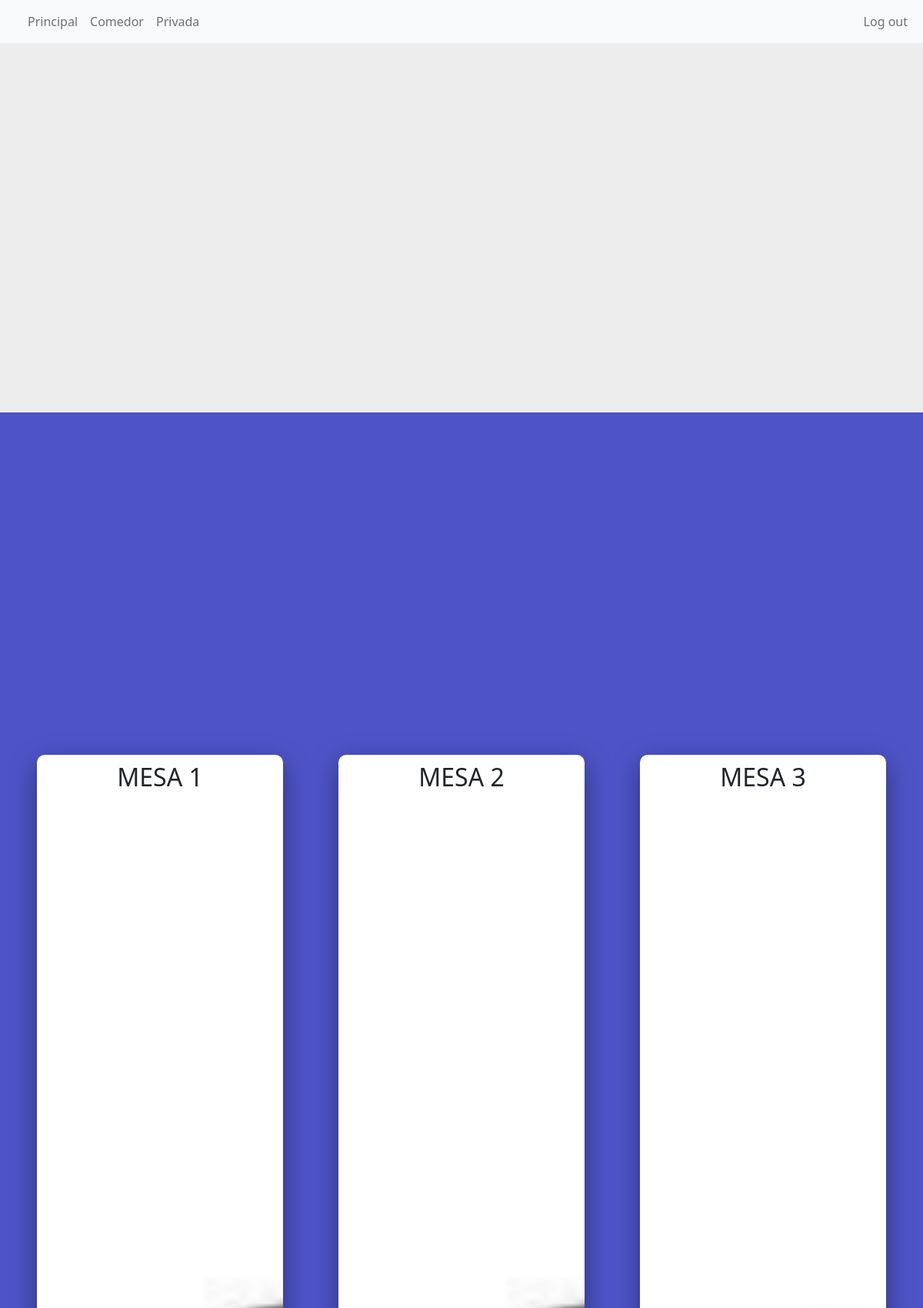
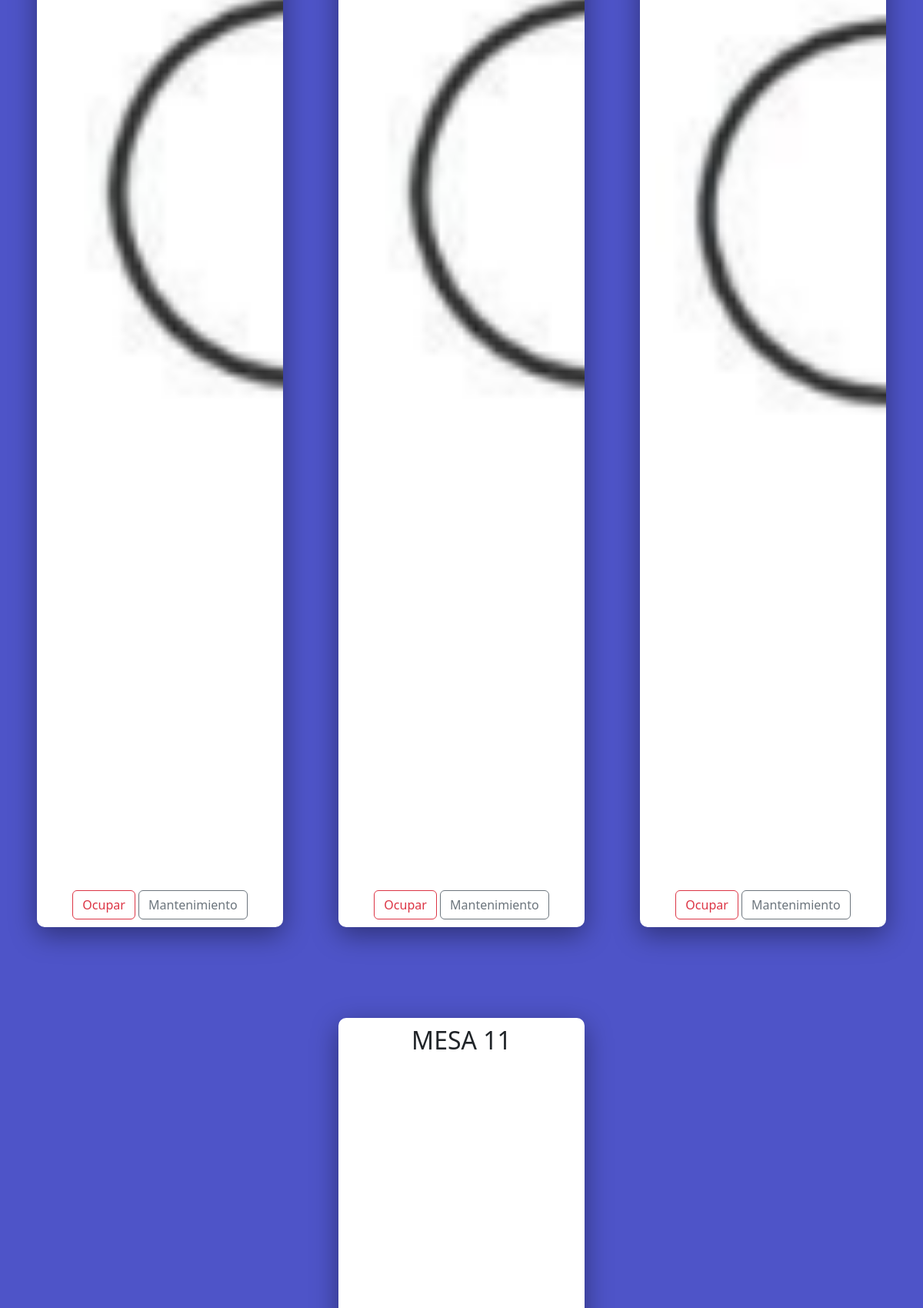
/controller/index_controller.php?filtro_sala=1 (signed in, upper part), run on the app's committed database (2 pictures, top to bottom).
### tables this page shows
CREATE TABLE `tbl_sala` (
  `id_sala` int(11) NOT NULL,
  `nom_sala` varchar(15) NOT NULL
);

CREATE TABLE `tbl_mesa` (
  `id_mesa` int(11) NOT NULL,
  `num_mesa` int(2) NOT NULL,
  `estado_mesa` enum('0','1','2') NOT NULL,
  `fk_num_sala` int(11) DEFAULT NULL,
  `capacidad_mesa` int(2) NOT NULL
);

### controller/index_controller.php (called while the page is built, shortened)
<?php
require_once '../config/conexion.php';
require_once '../models/mesa.php';
$filtros = [];
foreach ($_GET as $key => $value) {
    if (in_array($key, FILTROS)) {
        $filtros[$key] = mysqli_real_escape_string($conexion, trim(strip_tags($value)));
    }
}
$mesas = Mesa::getMesas($conexion, $filtros);
require_once '../view/index.php';

### models/mesa.php (called while the page is built, shortened)
<?php
class Mesa
{
    public static function getMesas($conexion, $filtros=[], $campo='*')
    {
        $sql = "SELECT $campo FROM ".BD['MESA']['TABLA']." WHERE 1=1";
        foreach ($filtros as $key => $value) {
            $sql = $sql." AND ".FILTROS['BD'][$key]." = '$value'";
        }
        $sql = $sql.";";
        return mysqli_query($conexion, $sql);
    }
    public static function getSalas($conexion)
    {
        $sql = "SELECT * FROM ".BD['SALA']['TABLA'].";";
        return mysqli_query($conexion, $sql);
    }
}

### view/index.php (the view, shortened to what this page needs)
<!DOCTYPE html>
<html lang="en">
<head>
    <link rel="stylesheet" href="https://stackpath.bootstrapcdn.com/font-awesome/4.7.0/css/font-awesome.min.css">
    <link href="https://cdn.jsdelivr.net/npm/bootstrap@5.2.1/dist/css/bootstrap.min.css" rel="stylesheet">
    <link rel="stylesheet" href="../static/css/mostrar.css">
    <link rel="stylesheet" href="../static/css/modal_mesas.css">
    <link rel="stylesheet" href="../static/css/filtros.css">
</head>
<body>
<nav class="navbar navbar-expand-lg navbar-light bg-light">
    <div class="container-fluid">
        <div class="collapse navbar-collapse" id="navbarNav">
            <ul class="navbar-nav">
                <?php
                    foreach (Mesa::getSalas($conexion) as $sala) {
                        echo "
                        <li class='nav-item'>
                            <a class='nav-link' href='?".FILTROS['SALA']."=".$sala[BD['SALA']['ID']]."'>".explode(' - ', $sala[BD['SALA']['NOMBRE']])[0]."</a>
                        </li>
                        ";
                    }
                ?>
            </ul>
        </div>
        <div class="navbar-nav">
            <a onclick="aviso3();" class="nav-link bg-light" aria-pressed='true' aria-current="page" role='button'>Log out</a>
        </div>
    </div>
</nav>
<div class="area" >
    <ul class="circles">
<br>
<div id="filtros-container" class="navbar-nav">
    <div id="form-filtros">
        <div class="nav-item">
        </div>
        <div class="nav-item">
        </div>
        <div class="nav-item">
        </div>
    </div>
</div>
<div class="region">
  <?php
  $cont=0;
    foreach ($mesas as $mesa) {
      if ($cont == 4) {
        $cont = 0;
        echo '
          </div>
          <div class="region">
        ';
      }
      echo "
        <div class='bloque'>
        <h2 class='text-center'>MESA ".$mesa[BD['MESA']['NUMERO']]."</h2>
                <div class='lightbox-gallery'>
                    <div class='text-center'>
                    <a href='registros_controller.php?filtro_mesa=".$mesa[BD['MESA']['ID']]."'><img class='mesa' src='../static/img/mesa-".$mesa[BD['MESA']['CAPACIDAD']]."-".COLORES_MESAS[$mesa[BD['MESA']['ESTADO']]].".png'></a>
                    </div>
                </div>";
      echo "<div class='text-center github-link'>";
      if ($mesa[BD['MESA']['ESTADO']] == 0) {
        echo "<button class='btn btn-outline-danger' onclick='abrirModalOcupado(".$mesa[BD['MESA']['ID']].")'>Ocupar</button> ";
        echo "<button class='btn btn-outline-secondary' onclick='abrirModalMantenimiento(".$mesa[BD['MESA']['ID']].")'>Mantenimiento</button>";
      } elseif ($mesa[BD['MESA']['ESTADO']] == 1) {
        echo "<button class='btn btn-outline-success' onclick='abrirModalLiberar(".$mesa[BD['MESA']['ID']].")'>Liberar</button> ";
        echo "<button class='btn btn-outline-secondary' onclick='abrirModalMantenimiento(".$mesa[BD['MESA']['ID']].")'>Mantenimiento</button>";
      } elseif ($mesa[BD['MESA']['ESTADO']] == 2) {
        echo "<button class='btn btn-outline-danger' onclick='abrirModalOcupado(".$mesa[BD['MESA']['ID']].")'>Ocupar</button> ";
        echo "<button class='btn btn-outline-success' onclick='abrirModalLiberar(".$mesa[BD['MESA']['ID']].")'>Liberar</button>";
      }
      echo "</div></div>
      ";
      $cont++;
    }
  ?>
</div>
</ul>
             </div>
</body>
</html>

### static/css/mostrar.css (style rules this page uses)
body { overflow-y: hidden; }
.mesa { height: 20vh; transition-duration: .2s; }
img { height: 20vh; filter: drop-shadow(0 0 0 red); opacity: (0.4); }
.region { width: 100%; display: flex; justify-content: center; align-items: center; padding: 1%; }
.bloque { max-width: 800px; margin: 5% auto; padding: 10px; background-color: #fff; border-radius: 10px; overflow: hidden; box-sizing: border-box; box-shadow: 0 10px 35px rgba(0, 0, 0, 0.4); width: 20rem; float: left; }
.lightbox-gallery { display: flex; flex-direction: row; flex-wrap: wrap; justify-content: center; }
.lightbox-gallery div { margin: 10px; flex-basis: 180px; }
.area { background: #4e54c8; background: -webkit-linear-gradient(to left, #8f94fb, #4e54c8); width: 100%; height: 92.2vh; }
.circles { position: relative; top: 0; left: 0; width: 100%; height: 100%; padding: 0%; overflow-x: hidden; overflow-y: scroll; }
@media only screen and (max-width: 1300px) { .region { width: 100%; display: flex; flex-flow: wrap; justify-content: center; align-items: center; } }
@media only screen and (max-width: 1300px) { .bloque { width: 20rem; } }
@media only screen and (max-width: 1300px) { .lightbox-gallery { flex-direction: column; align-items: center; } }

### static/css/filtros.css (style rules this page uses)
#filtros-container { width: 100%; height: 2rem; margin-top: 0%; background-color: #ededed; display: flex; height: 10%; justify-content: center; padding-left: 2%; position: relative; top: -4.5%; }
#filtros-container #form-filtros { display: flex; flex-direction: row; height: 50%; }
#filtros-container #form-filtros div { margin-right: 0.5rem; }

### data on the page
tbl_sala: nom_sala "Principal"
tbl_sala: nom_sala "Comedor"
tbl_sala: nom_sala "Privada"
tbl_mesa: num_mesa "1"
tbl_mesa: num_mesa "2"
tbl_mesa: num_mesa "3", shows a picture
tbl_mesa: num_mesa "11", shows a picture
